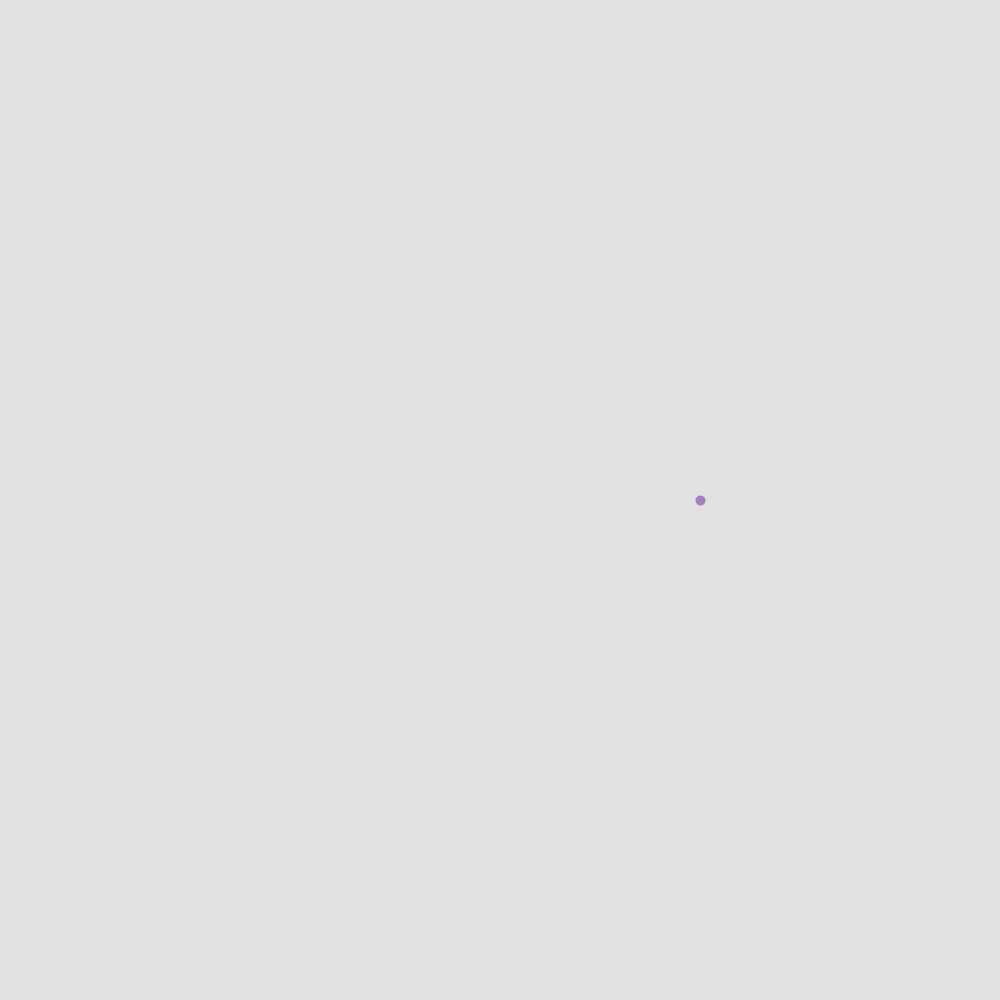
Frame 1 (no input)
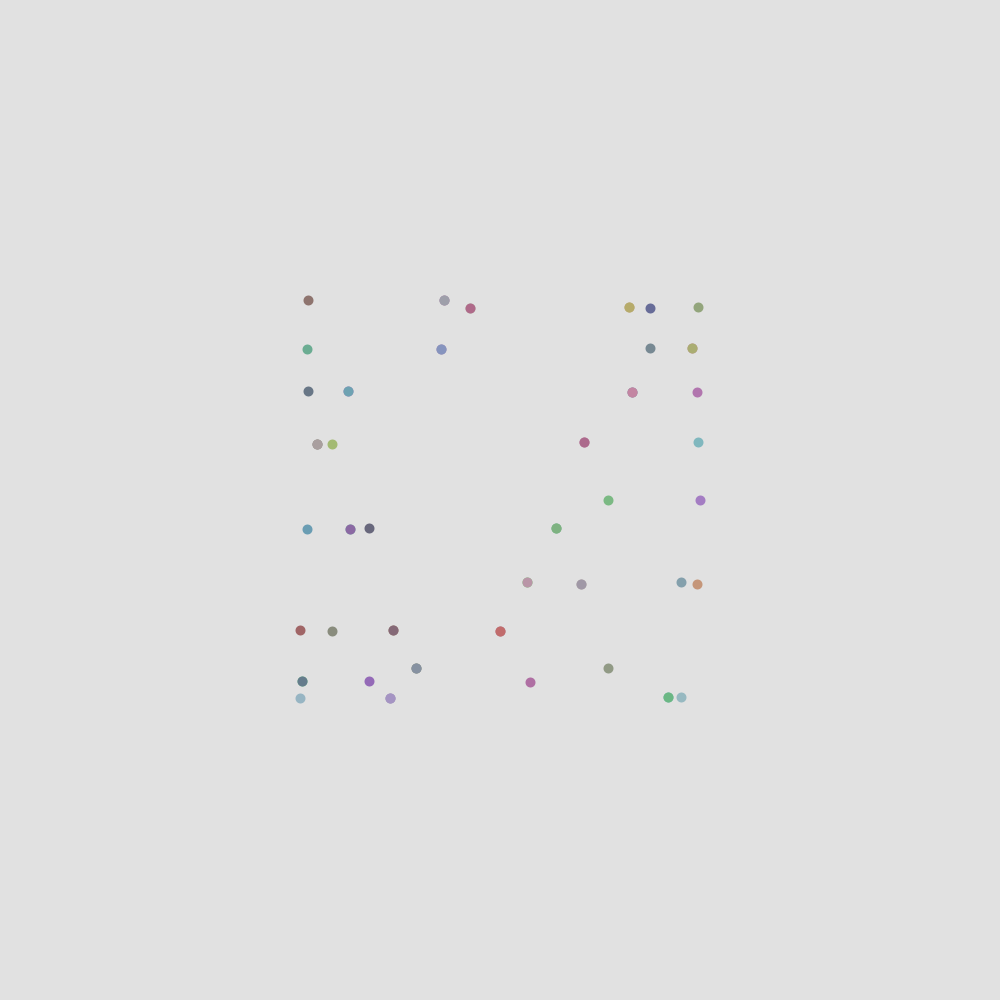
Frame 60 (the mouse pressed at the canvas centre just before this capture)
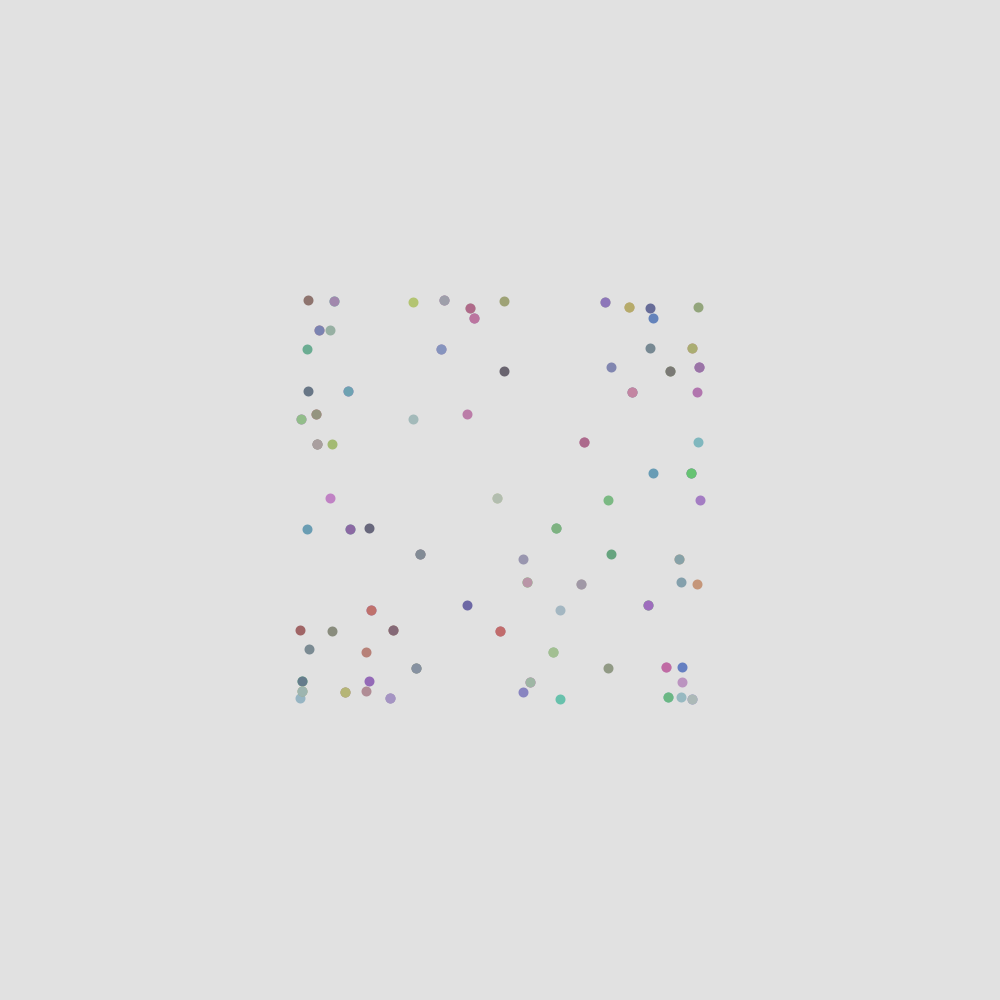
Frame 120 (the mouse held since frame 60 and released just before this capture)

The Processing sketch that drew these frames (run headless with seeded random() and noise(); from frame 60 on, the mouse is pressed at the canvas centre):

// Processing sketch: sketch_240424a
// ── sketch_240424a.pde
int e = 0;
int m = 0;

void setup() {
  size(1000,1000);
  background(225);
}

void draw(){
  
  strokeWeight(10);
  e = e + 1;
  m = m + 1;
  stroke(random(100,200), random(100,200), random(100,200));
  point(500 + 200 * cos(e/2), 500+200 * sin(m/3));
}

void keyPressed(){
 save("spiraling in a cube.png"); 
}
